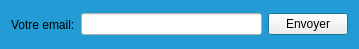
<?xml version="1.0" encoding="UTF-8"?>
<ui version="4.0">
 <class>Form</class>
 <widget class="QWidget" name="Form">
  <property name="geometry">
   <rect>
    <x>0</x>
    <y>0</y>
    <width>359</width>
    <height>49</height>
   </rect>
  </property>
  <property name="palette">
   <palette>
    <active>
     <colorrole role="WindowText">
      <brush brushstyle="SolidPattern">
       <color alpha="255">
        <red>0</red>
        <green>0</green>
        <blue>0</blue>
       </color>
      </brush>
     </colorrole>
     <colorrole role="Button">
      <brush brushstyle="SolidPattern">
       <color alpha="255">
        <red>238</red>
        <green>238</green>
        <blue>236</blue>
       </color>
      </brush>
     </colorrole>
     <colorrole role="Light">
      <brush brushstyle="SolidPattern">
       <color alpha="255">
        <red>35</red>
        <green>155</green>
        <blue>212</blue>
       </color>
      </brush>
     </colorrole>
     <colorrole role="Midlight">
      <brush brushstyle="SolidPattern">
       <color alpha="255">
        <red>35</red>
        <green>155</green>
        <blue>212</blue>
       </color>
      </brush>
     </colorrole>
     <colorrole role="Dark">
      <brush brushstyle="SolidPattern">
       <color alpha="255">
        <red>119</red>
        <green>119</green>
        <blue>118</blue>
       </color>
      </brush>
     </colorrole>
     <colorrole role="Mid">
      <brush brushstyle="SolidPattern">
       <color alpha="255">
        <red>159</red>
        <green>159</green>
        <blue>157</blue>
       </color>
      </brush>
     </colorrole>
     <colorrole role="Text">
      <brush brushstyle="SolidPattern">
       <color alpha="255">
        <red>0</red>
        <green>0</green>
        <blue>0</blue>
       </color>
      </brush>
     </colorrole>
     <colorrole role="BrightText">
      <brush brushstyle="SolidPattern">
       <color alpha="255">
        <red>255</red>
        <green>255</green>
        <blue>255</blue>
       </color>
      </brush>
     </colorrole>
     <colorrole role="ButtonText">
      <brush brushstyle="SolidPattern">
       <color alpha="255">
        <red>0</red>
        <green>0</green>
        <blue>0</blue>
       </color>
      </brush>
     </colorrole>
     <colorrole role="Base">
      <brush brushstyle="SolidPattern">
       <color alpha="255">
        <red>35</red>
        <green>155</green>
        <blue>212</blue>
       </color>
      </brush>
     </colorrole>
     <colorrole role="Window">
      <brush brushstyle="SolidPattern">
       <color alpha="255">
        <red>35</red>
        <green>155</green>
        <blue>212</blue>
       </color>
      </brush>
     </colorrole>
     <colorrole role="Shadow">
      <brush brushstyle="SolidPattern">
       <color alpha="255">
        <red>0</red>
        <green>0</green>
        <blue>0</blue>
       </color>
      </brush>
     </colorrole>
     <colorrole role="AlternateBase">
      <brush brushstyle="SolidPattern">
       <color alpha="255">
        <red>246</red>
        <green>246</green>
        <blue>245</blue>
       </color>
      </brush>
     </colorrole>
     <colorrole role="ToolTipBase">
      <brush brushstyle="SolidPattern">
       <color alpha="255">
        <red>255</red>
        <green>255</green>
        <blue>220</blue>
       </color>
      </brush>
     </colorrole>
     <colorrole role="ToolTipText">
      <brush brushstyle="SolidPattern">
       <color alpha="255">
        <red>0</red>
        <green>0</green>
        <blue>0</blue>
       </color>
      </brush>
     </colorrole>
    </active>
    <inactive>
     <colorrole role="WindowText">
      <brush brushstyle="SolidPattern">
       <color alpha="255">
        <red>0</red>
        <green>0</green>
        <blue>0</blue>
       </color>
      </brush>
     </colorrole>
     <colorrole role="Button">
      <brush brushstyle="SolidPattern">
       <color alpha="255">
        <red>238</red>
        <green>238</green>
        <blue>236</blue>
       </color>
      </brush>
     </colorrole>
     <colorrole role="Light">
      <brush brushstyle="SolidPattern">
       <color alpha="255">
        <red>35</red>
        <green>155</green>
        <blue>212</blue>
       </color>
      </brush>
     </colorrole>
     <colorrole role="Midlight">
      <brush brushstyle="SolidPattern">
       <color alpha="255">
        <red>35</red>
        <green>155</green>
        <blue>212</blue>
       </color>
      </brush>
     </colorrole>
     <colorrole role="Dark">
      <brush brushstyle="SolidPattern">
       <color alpha="255">
        <red>119</red>
        <green>119</green>
        <blue>118</blue>
       </color>
      </brush>
     </colorrole>
     <colorrole role="Mid">
      <brush brushstyle="SolidPattern">
       <color alpha="255">
        <red>159</red>
        <green>159</green>
        <blue>157</blue>
       </color>
      </brush>
     </colorrole>
     <colorrole role="Text">
      <brush brushstyle="SolidPattern">
       <color alpha="255">
        <red>0</red>
        <green>0</green>
        <blue>0</blue>
       </color>
      </brush>
     </colorrole>
     <colorrole role="BrightText">
      <brush brushstyle="SolidPattern">
       <color alpha="255">
        <red>255</red>
        <green>255</green>
        <blue>255</blue>
       </color>
      </brush>
     </colorrole>
     <colorrole role="ButtonText">
      <brush brushstyle="SolidPattern">
       <color alpha="255">
        <red>0</red>
        <green>0</green>
        <blue>0</blue>
       </color>
      </brush>
     </colorrole>
     <colorrole role="Base">
      <brush brushstyle="SolidPattern">
       <color alpha="255">
        <red>35</red>
        <green>155</green>
        <blue>212</blue>
       </color>
      </brush>
     </colorrole>
     <colorrole role="Window">
      <brush brushstyle="SolidPattern">
       <color alpha="255">
        <red>35</red>
        <green>155</green>
        <blue>212</blue>
       </color>
      </brush>
     </colorrole>
     <colorrole role="Shadow">
      <brush brushstyle="SolidPattern">
       <color alpha="255">
        <red>0</red>
        <green>0</green>
        <blue>0</blue>
       </color>
      </brush>
     </colorrole>
     <colorrole role="AlternateBase">
      <brush brushstyle="SolidPattern">
       <color alpha="255">
        <red>246</red>
        <green>246</green>
        <blue>245</blue>
       </color>
      </brush>
     </colorrole>
     <colorrole role="ToolTipBase">
      <brush brushstyle="SolidPattern">
       <color alpha="255">
        <red>255</red>
        <green>255</green>
        <blue>220</blue>
       </color>
      </brush>
     </colorrole>
     <colorrole role="ToolTipText">
      <brush brushstyle="SolidPattern">
       <color alpha="255">
        <red>0</red>
        <green>0</green>
        <blue>0</blue>
       </color>
      </brush>
     </colorrole>
    </inactive>
    <disabled>
     <colorrole role="WindowText">
      <brush brushstyle="SolidPattern">
       <color alpha="255">
        <red>119</red>
        <green>119</green>
        <blue>118</blue>
       </color>
      </brush>
     </colorrole>
     <colorrole role="Button">
      <brush brushstyle="SolidPattern">
       <color alpha="255">
        <red>238</red>
        <green>238</green>
        <blue>236</blue>
       </color>
      </brush>
     </colorrole>
     <colorrole role="Light">
      <brush brushstyle="SolidPattern">
       <color alpha="255">
        <red>35</red>
        <green>155</green>
        <blue>212</blue>
       </color>
      </brush>
     </colorrole>
     <colorrole role="Midlight">
      <brush brushstyle="SolidPattern">
       <color alpha="255">
        <red>35</red>
        <green>155</green>
        <blue>212</blue>
       </color>
      </brush>
     </colorrole>
     <colorrole role="Dark">
      <brush brushstyle="SolidPattern">
       <color alpha="255">
        <red>119</red>
        <green>119</green>
        <blue>118</blue>
       </color>
      </brush>
     </colorrole>
     <colorrole role="Mid">
      <brush brushstyle="SolidPattern">
       <color alpha="255">
        <red>159</red>
        <green>159</green>
        <blue>157</blue>
       </color>
      </brush>
     </colorrole>
     <colorrole role="Text">
      <brush brushstyle="SolidPattern">
       <color alpha="255">
        <red>119</red>
        <green>119</green>
        <blue>118</blue>
       </color>
      </brush>
     </colorrole>
     <colorrole role="BrightText">
      <brush brushstyle="SolidPattern">
       <color alpha="255">
        <red>255</red>
        <green>255</green>
        <blue>255</blue>
       </color>
      </brush>
     </colorrole>
     <colorrole role="ButtonText">
      <brush brushstyle="SolidPattern">
       <color alpha="255">
        <red>119</red>
        <green>119</green>
        <blue>118</blue>
       </color>
      </brush>
     </colorrole>
     <colorrole role="Base">
      <brush brushstyle="SolidPattern">
       <color alpha="255">
        <red>35</red>
        <green>155</green>
        <blue>212</blue>
       </color>
      </brush>
     </colorrole>
     <colorrole role="Window">
      <brush brushstyle="SolidPattern">
       <color alpha="255">
        <red>35</red>
        <green>155</green>
        <blue>212</blue>
       </color>
      </brush>
     </colorrole>
     <colorrole role="Shadow">
      <brush brushstyle="SolidPattern">
       <color alpha="255">
        <red>0</red>
        <green>0</green>
        <blue>0</blue>
       </color>
      </brush>
     </colorrole>
     <colorrole role="AlternateBase">
      <brush brushstyle="SolidPattern">
       <color alpha="255">
        <red>238</red>
        <green>238</green>
        <blue>236</blue>
       </color>
      </brush>
     </colorrole>
     <colorrole role="ToolTipBase">
      <brush brushstyle="SolidPattern">
       <color alpha="255">
        <red>255</red>
        <green>255</green>
        <blue>220</blue>
       </color>
      </brush>
     </colorrole>
     <colorrole role="ToolTipText">
      <brush brushstyle="SolidPattern">
       <color alpha="255">
        <red>0</red>
        <green>0</green>
        <blue>0</blue>
       </color>
      </brush>
     </colorrole>
    </disabled>
   </palette>
  </property>
  <property name="windowTitle">
   <string>Form</string>
  </property>
  <property name="styleSheet">
   <string notr="true"/>
  </property>
  <layout class="QHBoxLayout" name="horizontalLayout">
   <item>
    <widget class="QLabel" name="label">
     <property name="text">
      <string>Votre email:</string>
     </property>
    </widget>
   </item>
   <item>
    <widget class="QLineEdit" name="lineEdit">
     <property name="palette">
      <palette>
       <active>
        <colorrole role="WindowText">
         <brush brushstyle="SolidPattern">
          <color alpha="255">
           <red>0</red>
           <green>0</green>
           <blue>0</blue>
          </color>
         </brush>
        </colorrole>
        <colorrole role="Button">
         <brush brushstyle="SolidPattern">
          <color alpha="255">
           <red>246</red>
           <green>246</green>
           <blue>245</blue>
          </color>
         </brush>
        </colorrole>
        <colorrole role="Light">
         <brush brushstyle="SolidPattern">
          <color alpha="255">
           <red>255</red>
           <green>255</green>
           <blue>255</blue>
          </color>
         </brush>
        </colorrole>
        <colorrole role="Midlight">
         <brush brushstyle="SolidPattern">
          <color alpha="255">
           <red>250</red>
           <green>250</green>
           <blue>250</blue>
          </color>
         </brush>
        </colorrole>
        <colorrole role="Dark">
         <brush brushstyle="SolidPattern">
          <color alpha="255">
           <red>123</red>
           <green>123</green>
           <blue>122</blue>
          </color>
         </brush>
        </colorrole>
        <colorrole role="Mid">
         <brush brushstyle="SolidPattern">
          <color alpha="255">
           <red>164</red>
           <green>164</green>
           <blue>163</blue>
          </color>
         </brush>
        </colorrole>
        <colorrole role="Text">
         <brush brushstyle="SolidPattern">
          <color alpha="255">
           <red>0</red>
           <green>0</green>
           <blue>0</blue>
          </color>
         </brush>
        </colorrole>
        <colorrole role="BrightText">
         <brush brushstyle="SolidPattern">
          <color alpha="255">
           <red>255</red>
           <green>255</green>
           <blue>255</blue>
          </color>
         </brush>
        </colorrole>
        <colorrole role="ButtonText">
         <brush brushstyle="SolidPattern">
          <color alpha="255">
           <red>0</red>
           <green>0</green>
           <blue>0</blue>
          </color>
         </brush>
        </colorrole>
        <colorrole role="Base">
         <brush brushstyle="SolidPattern">
          <color alpha="255">
           <red>255</red>
           <green>255</green>
           <blue>255</blue>
          </color>
         </brush>
        </colorrole>
        <colorrole role="Window">
         <brush brushstyle="SolidPattern">
          <color alpha="255">
           <red>246</red>
           <green>246</green>
           <blue>245</blue>
          </color>
         </brush>
        </colorrole>
        <colorrole role="Shadow">
         <brush brushstyle="SolidPattern">
          <color alpha="255">
           <red>0</red>
           <green>0</green>
           <blue>0</blue>
          </color>
         </brush>
        </colorrole>
        <colorrole role="AlternateBase">
         <brush brushstyle="SolidPattern">
          <color alpha="255">
           <red>250</red>
           <green>250</green>
           <blue>250</blue>
          </color>
         </brush>
        </colorrole>
        <colorrole role="ToolTipBase">
         <brush brushstyle="SolidPattern">
          <color alpha="255">
           <red>255</red>
           <green>255</green>
           <blue>220</blue>
          </color>
         </brush>
        </colorrole>
        <colorrole role="ToolTipText">
         <brush brushstyle="SolidPattern">
          <color alpha="255">
           <red>0</red>
           <green>0</green>
           <blue>0</blue>
          </color>
         </brush>
        </colorrole>
       </active>
       <inactive>
        <colorrole role="WindowText">
         <brush brushstyle="SolidPattern">
          <color alpha="255">
           <red>0</red>
           <green>0</green>
           <blue>0</blue>
          </color>
         </brush>
        </colorrole>
        <colorrole role="Button">
         <brush brushstyle="SolidPattern">
          <color alpha="255">
           <red>246</red>
           <green>246</green>
           <blue>245</blue>
          </color>
         </brush>
        </colorrole>
        <colorrole role="Light">
         <brush brushstyle="SolidPattern">
          <color alpha="255">
           <red>255</red>
           <green>255</green>
           <blue>255</blue>
          </color>
         </brush>
        </colorrole>
        <colorrole role="Midlight">
         <brush brushstyle="SolidPattern">
          <color alpha="255">
           <red>250</red>
           <green>250</green>
           <blue>250</blue>
          </color>
         </brush>
        </colorrole>
        <colorrole role="Dark">
         <brush brushstyle="SolidPattern">
          <color alpha="255">
           <red>123</red>
           <green>123</green>
           <blue>122</blue>
          </color>
         </brush>
        </colorrole>
        <colorrole role="Mid">
         <brush brushstyle="SolidPattern">
          <color alpha="255">
           <red>164</red>
           <green>164</green>
           <blue>163</blue>
          </color>
         </brush>
        </colorrole>
        <colorrole role="Text">
         <brush brushstyle="SolidPattern">
          <color alpha="255">
           <red>0</red>
           <green>0</green>
           <blue>0</blue>
          </color>
         </brush>
        </colorrole>
        <colorrole role="BrightText">
         <brush brushstyle="SolidPattern">
          <color alpha="255">
           <red>255</red>
           <green>255</green>
           <blue>255</blue>
          </color>
         </brush>
        </colorrole>
        <colorrole role="ButtonText">
         <brush brushstyle="SolidPattern">
          <color alpha="255">
           <red>0</red>
           <green>0</green>
           <blue>0</blue>
          </color>
         </brush>
        </colorrole>
        <colorrole role="Base">
         <brush brushstyle="SolidPattern">
          <color alpha="255">
           <red>255</red>
           <green>255</green>
           <blue>255</blue>
          </color>
         </brush>
        </colorrole>
        <colorrole role="Window">
         <brush brushstyle="SolidPattern">
          <color alpha="255">
           <red>246</red>
           <green>246</green>
           <blue>245</blue>
          </color>
         </brush>
        </colorrole>
        <colorrole role="Shadow">
         <brush brushstyle="SolidPattern">
          <color alpha="255">
           <red>0</red>
           <green>0</green>
           <blue>0</blue>
          </color>
         </brush>
        </colorrole>
        <colorrole role="AlternateBase">
         <brush brushstyle="SolidPattern">
          <color alpha="255">
           <red>250</red>
           <green>250</green>
           <blue>250</blue>
          </color>
         </brush>
        </colorrole>
        <colorrole role="ToolTipBase">
         <brush brushstyle="SolidPattern">
          <color alpha="255">
           <red>255</red>
           <green>255</green>
           <blue>220</blue>
          </color>
         </brush>
        </colorrole>
        <colorrole role="ToolTipText">
         <brush brushstyle="SolidPattern">
          <color alpha="255">
           <red>0</red>
           <green>0</green>
           <blue>0</blue>
          </color>
         </brush>
        </colorrole>
       </inactive>
       <disabled>
        <colorrole role="WindowText">
         <brush brushstyle="SolidPattern">
          <color alpha="255">
           <red>123</red>
           <green>123</green>
           <blue>122</blue>
          </color>
         </brush>
        </colorrole>
        <colorrole role="Button">
         <brush brushstyle="SolidPattern">
          <color alpha="255">
           <red>246</red>
           <green>246</green>
           <blue>245</blue>
          </color>
         </brush>
        </colorrole>
        <colorrole role="Light">
         <brush brushstyle="SolidPattern">
          <color alpha="255">
           <red>255</red>
           <green>255</green>
           <blue>255</blue>
          </color>
         </brush>
        </colorrole>
        <colorrole role="Midlight">
         <brush brushstyle="SolidPattern">
          <color alpha="255">
           <red>250</red>
           <green>250</green>
           <blue>250</blue>
          </color>
         </brush>
        </colorrole>
        <colorrole role="Dark">
         <brush brushstyle="SolidPattern">
          <color alpha="255">
           <red>123</red>
           <green>123</green>
           <blue>122</blue>
          </color>
         </brush>
        </colorrole>
        <colorrole role="Mid">
         <brush brushstyle="SolidPattern">
          <color alpha="255">
           <red>164</red>
           <green>164</green>
           <blue>163</blue>
          </color>
         </brush>
        </colorrole>
        <colorrole role="Text">
         <brush brushstyle="SolidPattern">
          <color alpha="255">
           <red>123</red>
           <green>123</green>
           <blue>122</blue>
          </color>
         </brush>
        </colorrole>
        <colorrole role="BrightText">
         <brush brushstyle="SolidPattern">
          <color alpha="255">
           <red>255</red>
           <green>255</green>
           <blue>255</blue>
          </color>
         </brush>
        </colorrole>
        <colorrole role="ButtonText">
         <brush brushstyle="SolidPattern">
          <color alpha="255">
           <red>123</red>
           <green>123</green>
           <blue>122</blue>
          </color>
         </brush>
        </colorrole>
        <colorrole role="Base">
         <brush brushstyle="SolidPattern">
          <color alpha="255">
           <red>246</red>
           <green>246</green>
           <blue>245</blue>
          </color>
         </brush>
        </colorrole>
        <colorrole role="Window">
         <brush brushstyle="SolidPattern">
          <color alpha="255">
           <red>246</red>
           <green>246</green>
           <blue>245</blue>
          </color>
         </brush>
        </colorrole>
        <colorrole role="Shadow">
         <brush brushstyle="SolidPattern">
          <color alpha="255">
           <red>0</red>
           <green>0</green>
           <blue>0</blue>
          </color>
         </brush>
        </colorrole>
        <colorrole role="AlternateBase">
         <brush brushstyle="SolidPattern">
          <color alpha="255">
           <red>246</red>
           <green>246</green>
           <blue>245</blue>
          </color>
         </brush>
        </colorrole>
        <colorrole role="ToolTipBase">
         <brush brushstyle="SolidPattern">
          <color alpha="255">
           <red>255</red>
           <green>255</green>
           <blue>220</blue>
          </color>
         </brush>
        </colorrole>
        <colorrole role="ToolTipText">
         <brush brushstyle="SolidPattern">
          <color alpha="255">
           <red>0</red>
           <green>0</green>
           <blue>0</blue>
          </color>
         </brush>
        </colorrole>
       </disabled>
      </palette>
     </property>
    </widget>
   </item>
   <item>
    <widget class="QPushButton" name="pushButton">
     <property name="text">
      <string>Envoyer</string>
     </property>
    </widget>
   </item>
  </layout>
 </widget>
 <resources/>
 <connections/>
</ui>
